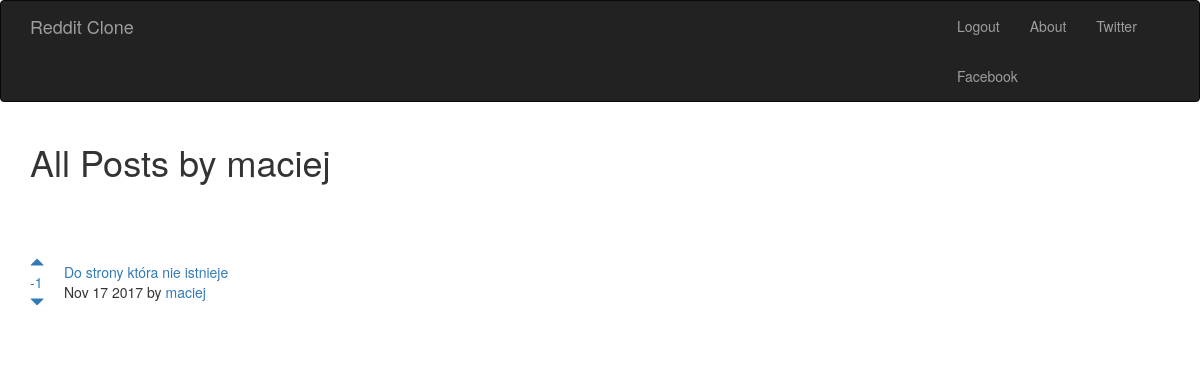
The app's page /posts/user/10 (signed in) with its own data.
### posts/models.py (models this page shows)
class Post(models.Model):
	title = models.CharField(max_length=200)
	url = models.TextField()
	pub_date = models.DateTimeField()
	author = models.ForeignKey(User)
	votes_total = models.IntegerField(default=1)
	def pub_date_pretty (self):
		return self.pub_date.strftime('%b %d %Y')

### posts/views.py (the view)
# urls.py: url(r'^user/(?P<fk>[0-9]+)', views.userposts, name='userposts'),
def userposts(request, fk):
	posts = Post.objects.filter(author__id=fk).order_by('-votes_total')
	author = User.objects.get(pk=fk)
	return render(request, 'posts/userposts.html', {'posts':posts, 'author':author})

### posts/templates/posts/userposts.html (shortened to what this page needs)
{% extends 'base.html' %}
{% block content %}
<h1>All Posts by {{ author.username }}</h1>
<br />
<br />
<br />
{% for post in posts.all %}
<table>
	<tr>
	<td style="padding-right:20px;"><a href="#" onClick="document.getElementById('upvote{{ post.id }}').submit()"><span class="glyphicon glyphicon-triangle-top" aria-hidden="true"></span><a href="#" onClick="document.getElementById('downvote{{ post.id }}').submit()"><br/> {{ post.votes_total }}<br/><a href="#" onClick="document.getElementById('downvote{{ post.id }}').submit()"><span class="glyphicon glyphicon-triangle-bottom" aria-hidden="true"></span></a></td>
	<td><a href="{{ post.url }}">{{ post.title }}</a><br/>{{ post.pub_date_pretty }} by <a href="{% url 'posts:userposts' post.author.id %}">{{ post.author }}</a></td>
	</tr>
</table>
<br />
<br />
{% endfor %}
{% endblock %}

### records on screen
Post: votes_total "-1", title "Do strony która nie istnieje", pub_date_pretty "Nov 17 2017", author "maciej"

### other values on screen
{{ author.username }} "maciej"
